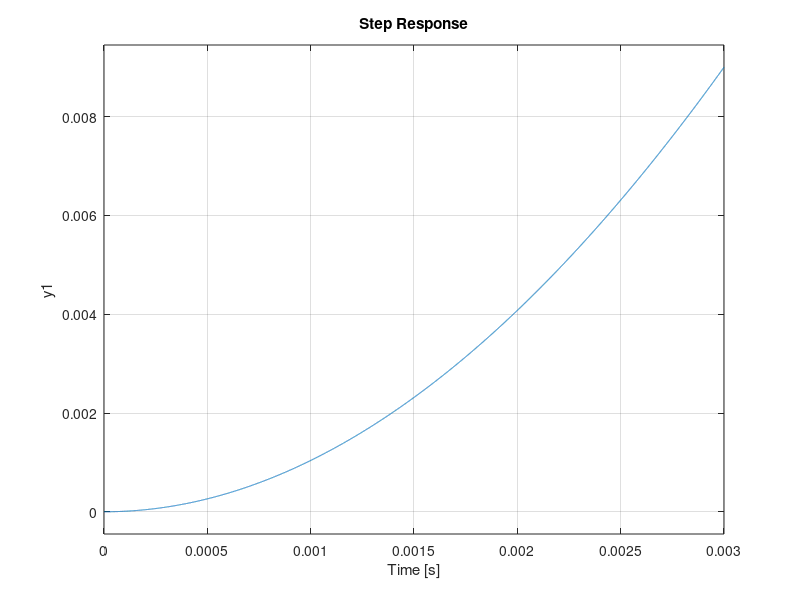
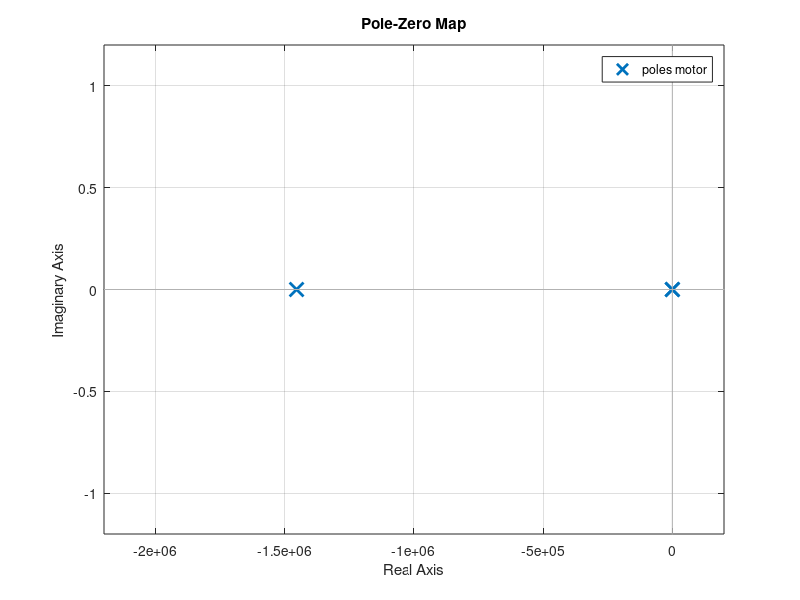
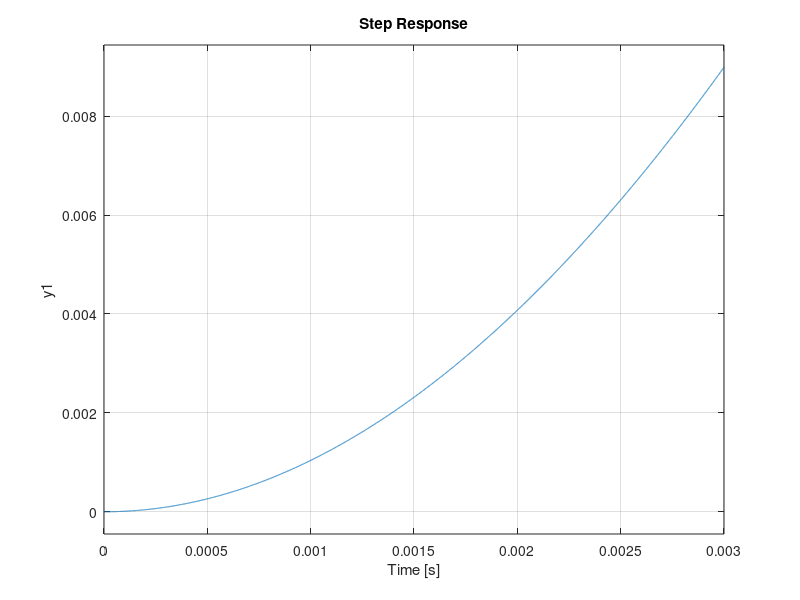
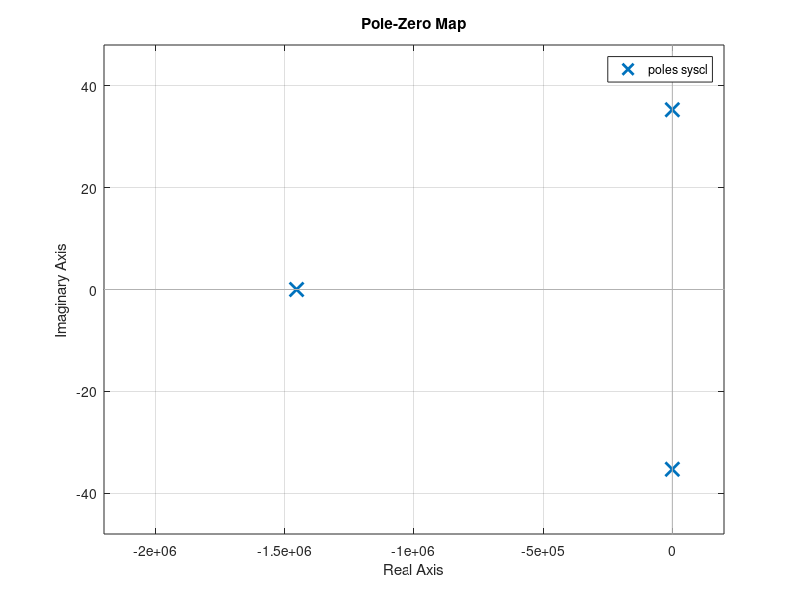

The MATLAB source for these figures, in order: (Note: this script raises an error after producing the figures.)
% model
J = 3.2284E-6;
b = 3.5077E-6;
K = 0.0274;
R = 4;
L = 2.75E-6;
s = tf('s');
motor = K/(s*((J*s+b)*(L*s+R)+K^2));

% analysis
figure
step(motor);
figure
pzmap(motor);

figure
syscl = feedback(motor,1);
step(syscl);
figure
pzmap(syscl);
figure
margin(motor);

% design
Kp = 1;
for i = 1:3
    C(:,:,i) = pid(Kp);
    Kp = Kp + 10;
end
syscl = feedback(C*motor,1);
figure
step(syscl(:,:,1), syscl(:,:,2), syscl(:,:,3));
ylabel('Position, \theta (radians)');
title('Response to a Step Reference with Different Values of Kp');
legend('Kp = 1', 'Kp = 11','Kp = 21');


distcl = feedback(motor,C);
figure
step(distcl(:,:,1), distcl(:,:,2), distcl(:,:,3))
ylabel('Position, \theta (radians)');
title('Response to a Step Disturbance with Different Values of Kp')
legend('Kp = 1', 'Kp = 11','Kp = 21');

Kp = 21;
Ki = 100;
for i = 1:5
    C(:,:,i) = pid(Kp,Ki);
    Ki = Ki + 200;
end

syscl = feedback(C*motor,1);
figure
step(syscl(:,:,1), syscl(:,:,2), syscl(:,:,3));
ylabel('Position, \theta (radians)');
title('Response to a Step Reference with Kp = 21 and Different Values of Ki');
legend('Ki = 100', 'Ki = 300', 'Ki = 500');

distcl = feedback(motor,C);
figure
step(distcl(:,:,1), distcl(:,:,2), distcl(:,:,3));
ylabel('Position, \theta (radians)');
title('Response to a Step Disturbance with Kp = 21 and Different Values of Ki');
legend('Ki = 100',  'Ki = 300',  'Ki = 500');

Kp = 21;
Ki = 500;
Kd = 0.05;

for i = 1:3
    C(:,:,i) = pid(Kp,Ki,Kd);
    Kd = Kd + 0.1;
end

syscl = feedback(C*motor,1);
figure
step(syscl(:,:,1), syscl(:,:,2), syscl(:,:,3));
ylabel('Position, \theta (radians)');
title('Step Reference with Kp = 21, Ki = 500 and Different Values of Kd');
legend('Kd = 0.05', 'Kd = 0.15', 'Kd = 0.25');

distcl = feedback(motor,C);
figure
step(distcl(:,:,1), distcl(:,:,2), distcl(:,:,3));
ylabel('Position, \theta (radians)');
title('Step Disturbance with Kp = 21, Ki = 500 and Different values of Kd');
legend('Kd = 0.05', 'Kd = 0.15', 'Kd = 0.25');

figure
step(syscl(:,:,2));
ylabel('Position, \theta (radians)');
title('Response to a Step Reference');
figure
step(distcl(:,:,2));
ylabel('Position, \theta (radians)');
title('Response to a Step Disturbance');

figure
rlocus(motor);
axis([ -300 100 -400 400]);
sgrid(.5,0);
sigrid(115);

figure
C = (s + 50)/s;
rlocus(C*motor);
axis([ -300 100 -400 400]);
sgrid(.5,0);
sigrid(115);

figure
C = (s + 50)/s*(1/80*s+1);
rlocus(C*motor);
axis([ -300 100 -400 400]);
sgrid(.5,0);
sigrid(115);


K = 11;
syscl=feedback(K*C*motor,1);
discl=feedback(motor,K*C);
figure
step(syscl);
figure
step(discl);

figure
margin(motor);

C = 1/s;
figure
margin(C*motor);

C = 1/s*((s/40+1)/(s/2000+1))^2;
figure
bode(C*motor);

K = 450;

syscl=feedback(K*C*motor,1);
discl=feedback(motor,K*C);

figure
step(syscl);
figure
step(discl);

D1 = 21 + 500/s + 0.15*s;
D2 = 11/s*(s+50)*(1/80*s+1);
D3 = (1/s)*450*((s/40+1)/(s/2000+1))^2;

figure
step(feedback(D1*motor,1));
hold on
step(feedback(D2*motor,1));
step(feedback(D3*motor,1));
hold off
ylabel('Position, \theta (radians)');
title('Response to a Step Reference');
legend('step response',  'root locus',  'bode plot','location','southeast');

figure
step(feedback(motor,D1));
hold on
step(feedback(motor,D2));
step(feedback(motor,D3));
hold off
ylabel('Position, \theta (radians)');
title('Response to a Step Disturbance');
legend('step response',  'root locus',  'bode plot','location','southeast');

function[ ] = sigrid(sig)
    hold on
    limits = axis;
    mx=limits(1,4);
    mn=limits(1,3);
    stz=abs(mx)+abs(mn);
    st=stz/50;
    im=mn:st:mx;
    lim=length(im);
    for i=1:lim
        re(i)=-sig;
    end
    re(:);
    plot(re,im,'.')
    hold off
    return
end
